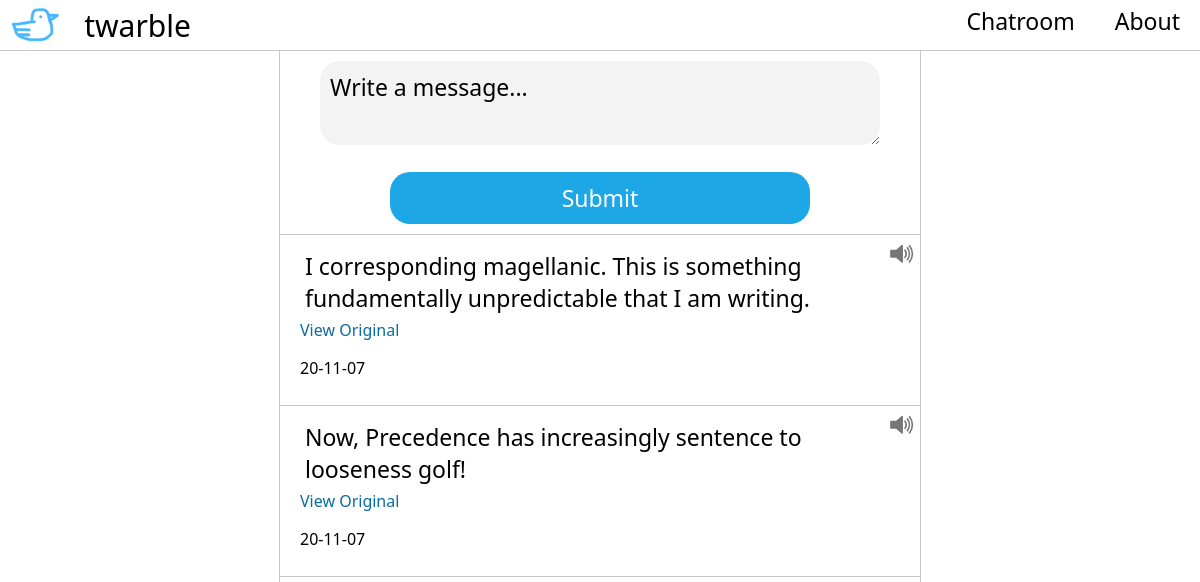
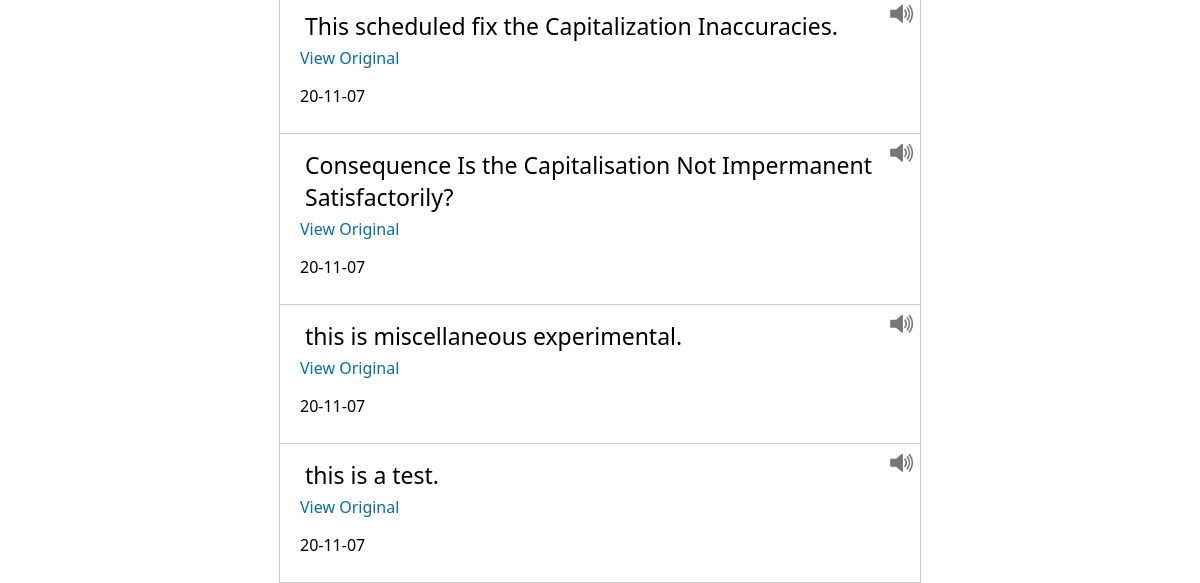
The app's page /chat, older data (2 pictures, top to bottom).
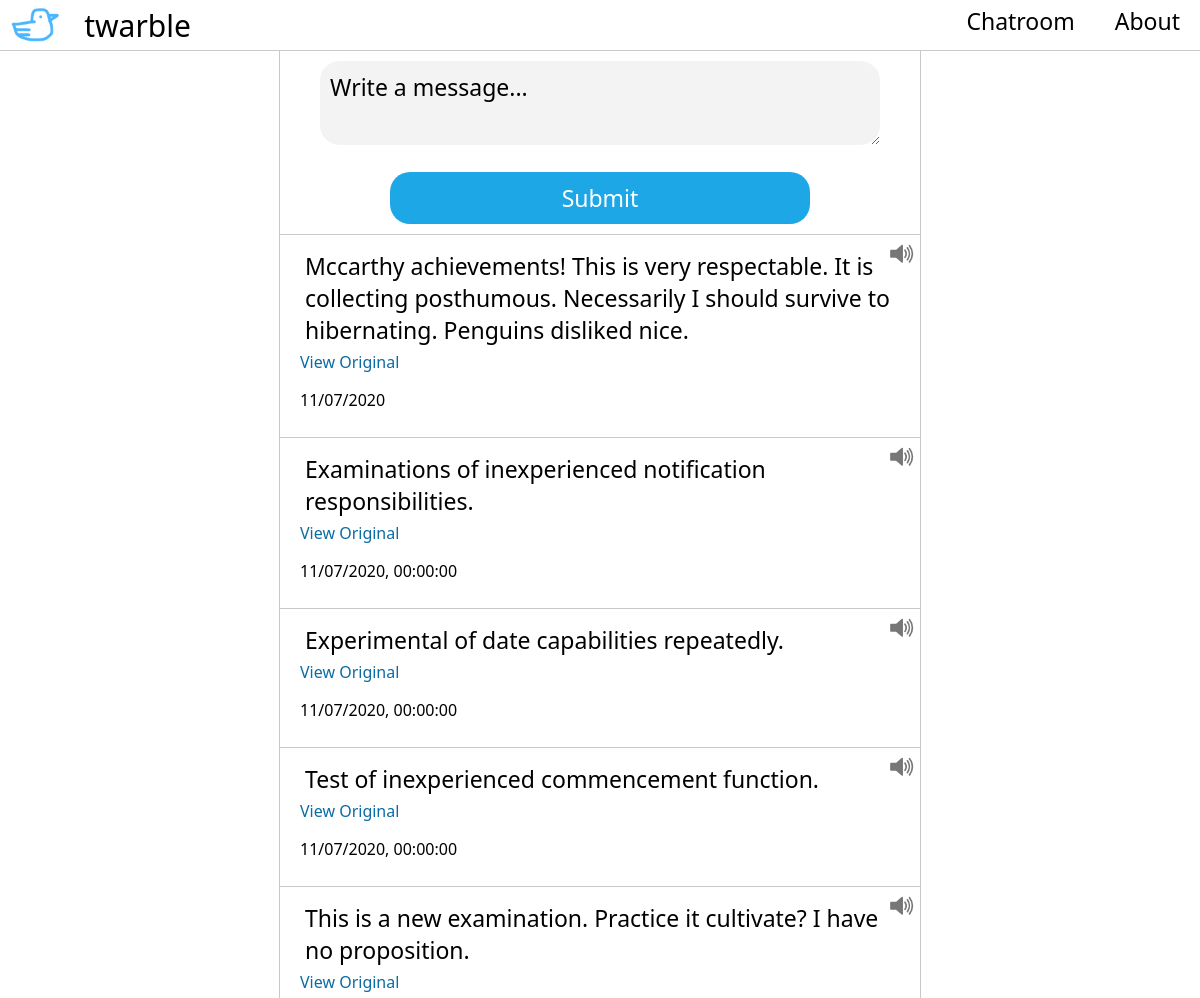
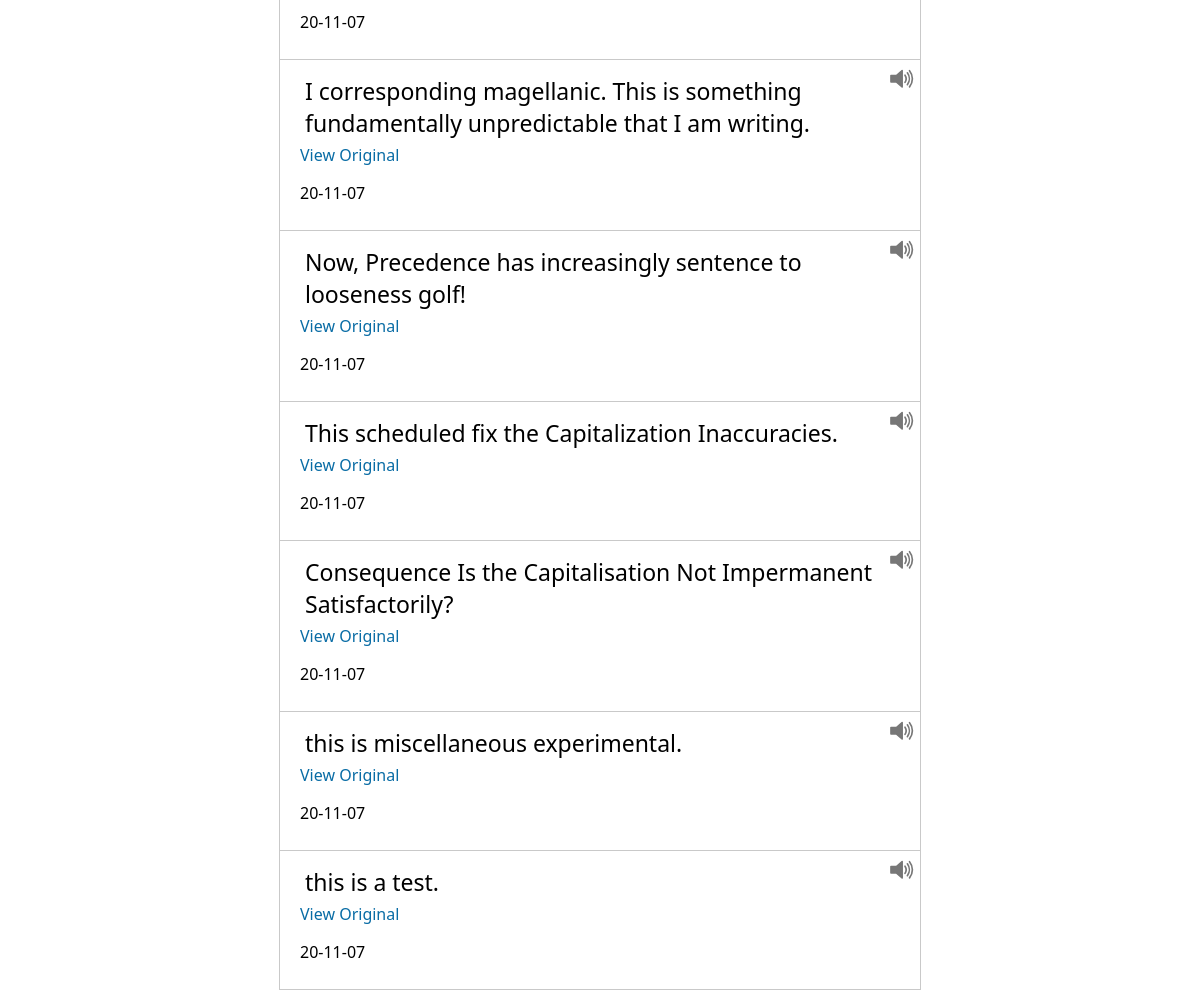
The same page, newer data (2 pictures, top to bottom).
### app.py (models this page shows, shortened)
class Post(db.Model):
    id = db.Column(db.Integer, primary_key=True)
    content = db.Column(db.String(140), index=True, unique=False)
    original = db.Column(db.String(140), index=True, unique=False)
    timestamp = db.Column(db.String(64), index=True, unique=False)

### app.py (the view, shortened to what this page needs)
@app.route('/chat',methods=['GET','POST'])
def chat():
    posts = get_posts()
    return render_template('chatroom.html',posts=posts)

### app.py (called while the page is built)
def get_posts():
    posts = Post.query.all()
    return posts[::-1]

### templates/chatroom.html (shortened to what this page needs)
<!DOCTYPE html>
<html>
    <head>
        <link rel=stylesheet href=static/style.css type=text/css>
    </head>
    <body>
        <nav>
            <img src=static/logo.png width=50px>
            <a href='/' style='float:none;font-size:30px;font-weight:500;vertical-align:middle;'>twarble</a>
            <a href='/about'>About</a>
            <a href='/chat'>Chatroom</a>
        </nav>
        <div id = messageContainer>
            <div class=card style='text-align:center;'>
                <form method=POST>
                    <textarea name='text'>Write a message...</textarea>
                    <br><br>
                    <input type=submit id=submitSynonym value='Submit'>
                </form>
            </div>
            <br>
            {% for post in posts %}
            <div class=card style='position:relative;z-index:-1'>
                <p class=message>{{post.content}}</p>
                <a class='tweet-link' onclick='document.getElementById("{{post.id}}").style="block";'>View Original</a>
                <svg style = 'position:absolute;top:6px;right:6px;' onclick='speakText2("{{post.content}}")' xmlns="http://www.w3.org/2000/svg" version="1.0"  width="25" height="25" viewBox="0 0 75 75">
                    <path d="M39.389,13.769 L22.235,28.606 L6,28.606 L6,47.699 L21.989,47.699 L39.389,62.75 L39.389,13.769z"
                    style="stroke:#777;stroke-width:5;stroke-linejoin:round;fill:#777;"
                    />
                    <path d="M48,27.6a19.5,19.5 0 0 1 0,21.4M55.1,20.5a30,30 0 0 1 0,35.6M61.6,14a38.8,38.8 0 0 1 0,48.6" style="fill:none;stroke:#777;stroke-width:5;stroke-linecap:round"/>
                </svg>
                <p class=handle>{{post.timestamp}}</p>
            </div>
            <br>
            {% endfor %}
        </div>
    </body>
</html>

### static/style.css (style rules this page uses)
html,body { padding:0; margin:0; font-family: "Segoe UI", Arial, Helvetica, sans-serif; }
nav { background-color:white; position:sticky; top:0; border-bottom:1px solid rgb(201, 201, 201); width:100%; display:block; z-index:10000; }
nav img { vertical-align:middle; padding-left:10px; }
nav > a { font-size:23px; padding-top:5px; padding-left:20px; padding-right:20px; float:right; color:black; text-decoration:none; }
#messageContainer { text-align:center; }
.card { display:inline-block; width:50%; max-width:600px; border:1px solid rgb(201, 201, 201); border-top:none; text-align:left; padding:10px; padding-left:20px; padding-right:20px; }
.card .message { font-size:23px; margin:5px; }
.tweet-link { color:rgb(9, 108, 165); text-decoration:none; }
textarea { font-family: "Segoe UI", Arial, Helvetica, sans-serif; font-size:23px; border-radius:20px; border:none; background-color:rgb(243, 243, 243); padding:10px; width:90%; }
#submitSynonym { border-radius:20px; border:none; padding:10px; font-size:23px; font-family: "Segoe UI", Arial, Helvetica, sans-serif; background-color:rgb(29, 167, 231); color:white; width:70%; text-align:center; }

Row changes from the older to the newer data that the page shows:
added Post: content "Mccarthy achievements! This is very respectable. It is collecting posthumous. Necessarily I should survive to hibernating. Penguins disliked nice.", timestamp "11/07/2020"
added Post: content "Examinations of inexperienced notification responsibilities.", timestamp "11/07/2020, 00:00:00"
added Post: content "Experimental of date capabilities repeatedly.", timestamp "11/07/2020, 00:00:00"
added Post: content "Test of inexperienced commencement function.", timestamp "11/07/2020, 00:00:00"
added Post: content "This is a new examination. Practice it cultivate? I have no proposition.", timestamp "20-11-07"
